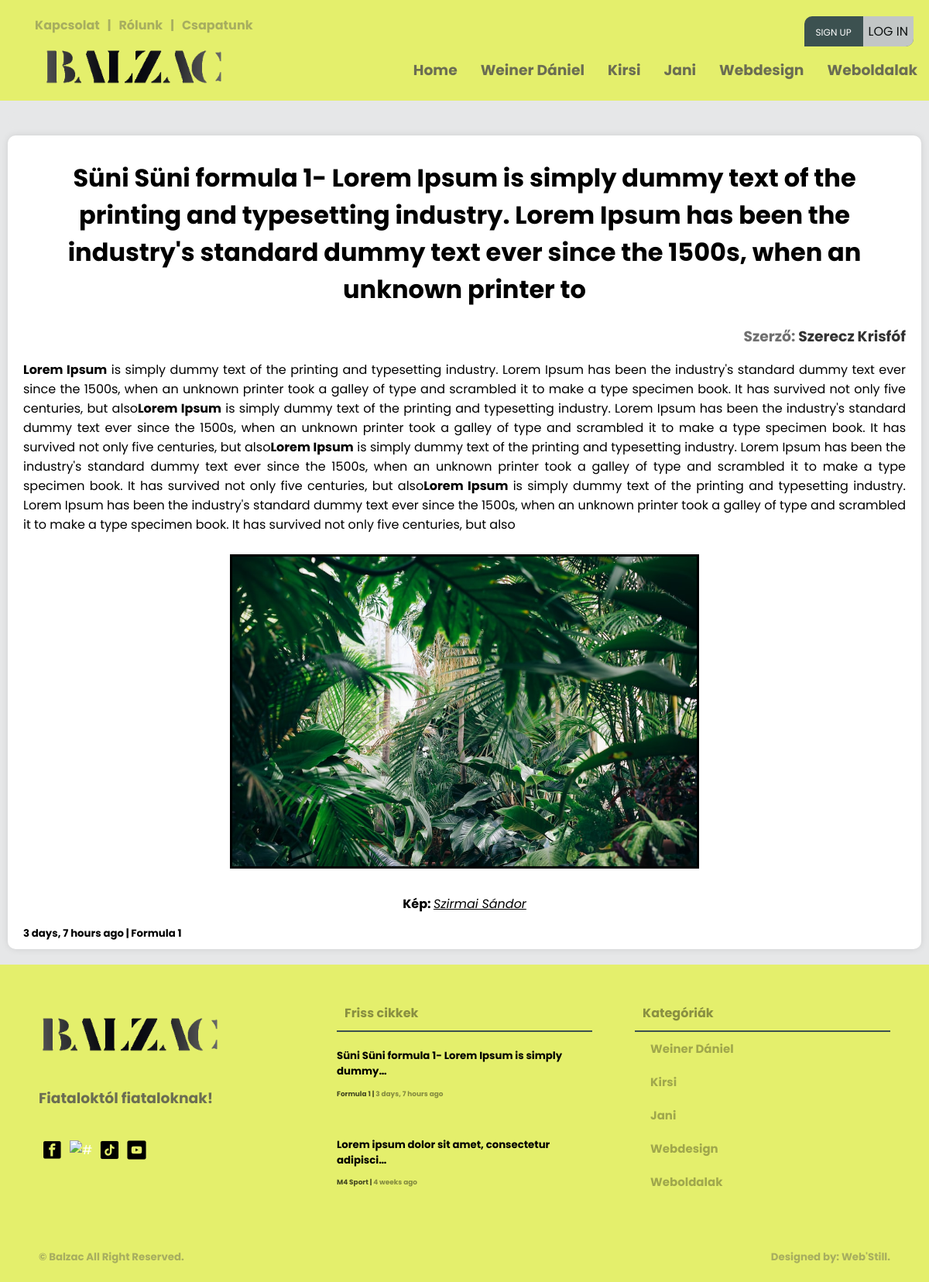
The app's page /cikk/11/ with its own data.
### creationboard/models.py (models this page shows, shortened)
class Category(models.Model):
    user = models.ForeignKey(User, null=True, on_delete=models.CASCADE)
    name = models.CharField(max_length=200)
    class Meta:
        ordering = ['-id']

class Article(models.Model):
    user = models.ForeignKey(User, on_delete=models.CASCADE)
    title = models.CharField(max_length=200)
    created = models.DateTimeField(auto_now_add=True, null=True)
    updated = models.DateTimeField(auto_now=True, null=True)
    articletype = models.CharField(null=False, blank=False, max_length=100)
    body = RichTextUploadingField(max_length=1000000) #ez itt lehetne RichTextUploadingField is
    indeximg = models.ImageField(upload_to="images/", default="images/home9.jpg")
    category = models.CharField(max_length=100, null=False, blank=False)
    status = models.CharField(max_length=10, choices=STATUS_CHOICES, default='pending')
    class Meta:
        ordering = ['-created']

### loginsystem/models.py (models this page shows, shortened)
class Profile(models.Model):
    user = models.OneToOneField(User, on_delete=models.CASCADE)
    img = models.ImageField(upload_to="images/", default="images/home8.jpg")
    bio = models.CharField(null=True, max_length=1000000, default='Bio:')
    name = models.CharField(null=True, max_length=300)
    phone = models.CharField(max_length=15, blank=True, null=True)

### main/views.py (the view)
# urls.py: path('cikk/<str:pk>/', views.article.as_view(), name='article'),
class article(View):
    template_name = "main/article.html"
    def dispatch(self, request, *args, **kwargs):
        footarticle = models.Article.objects.filter(status='approved')[0:2]
        navcategory = models.Category.objects.all()[0:5]
        article = models.Article.objects.get(id=kwargs['pk'])
        context = {'article': article, 'category2': navcategory, 'article4': footarticle,}
        return render(request, self.template_name, context)

### templates/main/article.html (shortened to what this page needs)
{% load static %}
<!DOCTYPE html>
<html>
<head>
	<link rel="stylesheet" type="text/css" href="{% static 'main/style.css' %}">
</head>
<body>
	{% include 'main/navbar.html' %}
	<main>
		<div class="wrapper">
			<div class="row">
				<div class="card-04 backg">
				</div>
			</div>
			<div class="card-04 pb-2 pt-2 mb-3 mt-0">
                <h1 align="center" class="m-1">{{ article.title}}</h1>
					<h3 class="m-0" align="right">Szerző: <a class="txt-black" href="{% url 'profile-page' article.user.username %}">{{ article.user.profile.name }}</a></h3>
					<div class="article-page-001">
						{{article.body|safe}}
					</div>
                <h5 class="m-0" align="left">{{ article.created|timesince }} ago | <a class="txt-black" href="{% url 'article-page' article.category %}">{{ article.category }}</a></h5>
            </div>
		</div>
	</main>
	{% include 'main/footer.html' %}
</body>
</html>

### templates/main/navbar.html (shortened to what this page needs)
{% load static %}
<div class="screen-big">
<nav>
    <div class="nav-one nav-flex">
        <div class="left flex">
            <ul class="top-header mt-0">
                <li><a href="{% url 'contact-us' %}"><h4>Kapcsolat</h4></a></li>
                <li><h4>|</h4></li>
                <li><a href="{% url 'about-us' %}"><h4>Rólunk</h4></a></li>
                <li><h4>|</h4></li>
                <li><a href="{% url 'team-index' %}"><h4>Csapatunk</h4></a></li>
            </ul>
        </div>
        <div class="right flex">
                <ul class="top-header">
                    {% if request.user.is_authenticated %}
                    <li>
                        <div class="header-profile-pic">
                            <div class="pic">
                                <span class="material-symbols-outlined">account_circle</span>
                            </div>
                            <div class="header-profile-info">
                                <h4><a href="{% url 'profile-page' request.user.username %}">@{{ request.user }}</a></h4>
                                <h6><a href=""><span class="material-symbols-outlined">mail_lock</span>{{ request.user.email }}</a></h6>
                            </div>
                        </div>
                    </li>
                    <!--<li><h4><a href="{% url 'profile-page' request.user.username %}">Hello, @{{ request.user }}</a></h4></li>
                    <li><h4>|</h4></li>
                    <li><h4><a href="{% url 'logout' %}"><span class="material-symbols-outlined">logout</span>Kijelentkezés</a></h4></li>-->
                    {% else %}
                    <ul class="foot-icon-margin pd-0">
                        <li class="signup-or-login"><a href="{% url 'register' %}" class="sign-up">Sign up</a><a href="{% url 'login' %}"><button class="login-btn">Log in</button></a></li>
                    </ul>
                    {% endif %}
                </ul>
        </div>
    </div>
    <div class="nav-two nav-flex">
        <div class="left flex">
            <ul>
                <a href="{% url 'index' %}"><li><img src="{% static 'main/pics/logo.png' %}" class="logo-img" alt="#" /></li>
            </ul>
        </div>
        <div class="right">
            <div class="social media">
                <ul>
                    <li><a href="{% url 'index' %}"><h3>Home</h3></a></li>
                    {% for category in category2 %}
                        <li><a href="{% url 'article-page' category.name %}"><h3>{{ category.name }}</h3></a></li>
                    {% endfor %}
                </ul>
            </div>
        </div>
    </div>
</nav>
</div>

### templates/main/footer.html
{% load static %}
<footer>
    <div class="footer">
        <div class="footer-cols footer-firts">
            <div class="col-01">
                <ul class="pd-0">
                    <a href="{% url 'index' %}"><li><img src="{% static 'main/pics/logo.png' %}" class="logo-img" alt="#" /></li>
                </ul>
                <h3>Fiataloktól fiataloknak!</h3>
                <ul class="foot-icon-margin pd-0">
                    <a href="https://www.facebook.com/profile.php?id=100090612766620" target="blank"><li><img src="{% static 'main/pics/facebook.png' %}" class="icon-img" alt="#" target="blank" /></a></li>
                    <a href="https://www.instagram.com/balzacponthu/" target="blank"><li><img src="{% static 'main/pics/instagram.png' %}" class="icon-img" alt="#" /></li></a>
                    <a href="https://www.tiktok.com/@balzac.ujsag" target="blank"><li><img src="{% static 'main/pics/tiktok.png' %}" class="icon-img" alt="#" /></li></a>
                    <a href="https://www.youtube.com/@balzacujsag" target="blank"><li><img src="{% static 'main/pics/youtube.png' %}" class="icon-img" alt="#" /></li></a>
                </ul>
            </div>
            <div class="col-02">
                <div class="box-title">
                    <h4 class="txt-black">Friss cikkek<h4>
                </div>
                {% for article in article4 %}
                <ul class="pd-0">
                    <li><a href="{% url 'article' article.id %}" class="footer-article-text">
                        <h5 class="mt-1 mb-1">{{ article.title|truncatechars:49 }}</h5>
                        <h6 class="m-0">{{ article.body|truncatechars:30|safe }}</h6>
                        <small class="black"><span><a href="{% url 'article-page' article.category %}" class="black">{{ article.category }} </a></span>  |  <span><a class="black"> {{ article.created|timesince }} ago</a></span></small>
                    </a></li>
                </ul>
                {% endfor %}
            </div>
            <div class="col-03">
                <div class="box-title">
                    <h4 class="txt-black">Kategóriák<h4>
                </div>
                <div class="box-categories">
                    <ul>
                        {% for category in category2 %}
                        <li><a href="{% url 'article-page' category.name %}" class="txt-black">{{ category.name }}</a></li>
                        {% endfor %}
                    </ul>
                </div>
            </div>
        </div>
        <div class="footer-second">
            <div>
                <h5><a href="#"> &copy; Balzac</a> All Right Reserved.<h5>
            </div>
            <div>
                <h5><a href="">Designed by: Web'Still.</a><h5>
            </div>
        </div>
    </div>
</footer>

### static/main/style.css (style rules this page uses)
:root { --background-color: #e6e7e8; --box-color: white; --bg-dark: #000; --white-box-text: #fff; --small-red-info-color: red; --text-color-greany: #3c5150; --heaed-foot-color: #e4ef6c; --headad-foot-text-color: #000; --color-white: #fff; --box-padding: 10px; --box-border-radius: 10px; --input-border-radius: 3px; }
.article-page-001 img { max-width: 100%; height: 100% !important; }
* { font-family: 'Poppins', sans-serif; }
html { background: var(--background-color); }
body { padding: 0; margin: 0; background: var(--background-color); }
small { color: var(--color-white); filter: grayscale(60%) opacity(0.7); transition: 0.4s; }
small span { color: var(--color-white); filter: grayscale(100%) opacity(0.6); transition: 0.4s; cursor: pointer; }
h3 { color: var(--text-color-greany); filter: grayscale(100%) opacity(0.8); transition: 0.3s; }
h4 { color: var(--text-color-greany); filter: grayscale(100%) opacity(0.4); cursor: pointer; transition: 0.5s; }
a { text-decoration: none; cursor: pointer; color: var(--color-white); padding: 0; margin: 0; }
ul { list-style: none; }
li { cursor: pointer; }
.black { color: black !important; }
.m-0 { margin: 0 !important; }
.mb-1 { margin-bottom: 5px !important; }
.mb-3 { margin-bottom: 20px !important; }
.mt-0 { margin-top: 0 !important; }
.mt-1 { margin-top: 5px !important; }
.pb-2 { padding-bottom: 10px !important; }
.pd-0 { padding: 0 !important; }
.pt-2 { padding-top: 10px !important; }
.txt-black { color: var(--dark-box-text) !important; }
.icon-img { height: 25px; width: 25px; margin: 5px; cursor: pointer; }
.logo-img { height: 50px; cursor: pointer; }
.wrapper { max-width: 1200px; margin: 0 auto; }
nav { background: var(--heaed-foot-color); position: absolute; top: 0px; right: 0; left: 0; padding: 20px 0 10px 0; z-index: 1; }
.nav-flex { display: flex; align-items: center; justify-content: space-between; }
.nav-one { cursor: pointer; height: 40px; background: var(--heaed-foot-color); }
nav ul { display: flex; flex-direction: row; }
.top-header li { margin: 10px 5px; }
.foot-icon-margin { display: flex; flex-direction: row; }
nav ul li { margin: 10px 15px; color: var(--headad-foot-text-color); }
.nav-two { cursor: pointer; height: 60px; background: var(--heaed-foot-color); }
main { margin: 135px 0 0 0; flex-direction: column; width: 100%; }
.row { width: 100%; display: flex; flex-direction: row; justify-content: center; flex-wrap: nowrap; }
.card-04 { background: var(--box-color); position: relative; flex: 1; margin: 10px; border-radius: var(--box-border-radius); box-shadow: 0 0 10px rgba(0, 0, 0, .1); padding: 20px; padding-bottom: 0; }
.card-04.backg { box-shadow: none; background: var(--background-color); }
.box-title { border-bottom: 2px solid var(--text-color-greany); }
.box-title h4 { color: var(--color-white); margin: 10px; margin-top: 0px; }
.box-categories ul { margin: 0; padding: 0; }
.box-categories ul li { padding: 10px 20px; font-size: 15px; font-weight: bolder; color: var(--bg-dark); filter: grayscale(100%) opacity(0.3); transition: 0.5s; }
footer { background: var(--heaed-foot-color); margin-top: 10px; padding: 50px 50px 0 50px; }
.footer-cols { display: flex; flex-direction: row; align-items: top; flex-wrap: wrap; justify-content: space-between; }
.col-01 { display: flex; flex-direction: column; width: 30%; align-items: top; }
.col-02 { display: flex; flex-direction: column; align-items: top; width: 30%; }
.col-03 { width: 30%; align-items: top; }
.footer-article-text { color: var(--bg-dark); }
.footer-second { display: flex; flex-direction: row; justify-content: space-between; padding: 30px 0 0px 0; }
.footer-second h5 { color: var(--text-color-greany); filter: grayscale(100%) opacity(0.4); }
.footer-second h5 a { color: var(--text-color-greany) !important; filter: grayscale(0%) opacity(1) !important; }
.txt-black { color: #000 !important; }
.login-btn { align-self: center; justify-content: center; padding: 7px; background-color: #e4ef6c; filter: grayscale(1) opacity(.8); border: 0; font-size: 16px; text-transform: uppercase; border-bottom-right-radius: 10px; cursor: pointer; }
.sign-up { margin-right: 15px; padding-left: 15px; font-size: 12px; text-transform: uppercase; z-index: 2; }
.signup-or-login { background-color: #3c5150; margin-top: 5px; margin-right: 20px !important; border-top-left-radius: 10px; border-bottom-right-radius: 10px; z-index: 4; }

### records on screen
Category: name "Weiner Dániel"
Category: name "Kirsi"
Category: name "Jani"
Category: name "Webdesign"
Category: name "Weboldalak"
Article: title "Süni Süni formula 1- Lorem Ipsum is simply dummy text of the printing and typesetting industry. Lorem Ipsum has been the industry's standard dummy text ever since the 1500s, when an unknown printer to", user.profile.name "Szerecz Krisfóf", body "Lorem Ipsum is simply dummy text of the printing and typesetting industry. Lorem Ipsum has been the industry's standard dummy text ever since the 1500s, when an unknown printer took a galley of type and scrambled it to make a type specimen book. It has survived not only five centuries, but also Lorem Ipsum is simply dummy text of the printing and typesetting industry. Lorem Ipsum has been the industry's standard dummy text ever since the 1500s, when an unknown printer took a galley of type and scrambled it to make a type specimen book. It has survived not only five centuries, but also Lorem Ipsum is simply dummy text of the printing and typesetting industry. Lorem Ipsum has been the…", body (picture), created "3 days, 7 hours", category "Formula 1", title "Süni Süni formula 1- Lorem Ipsum is simply dummy…"
Article: title "Lorem ipsum dolor sit amet, consectetur adipisci…", category "M4 Sport", created "4 weeks"
